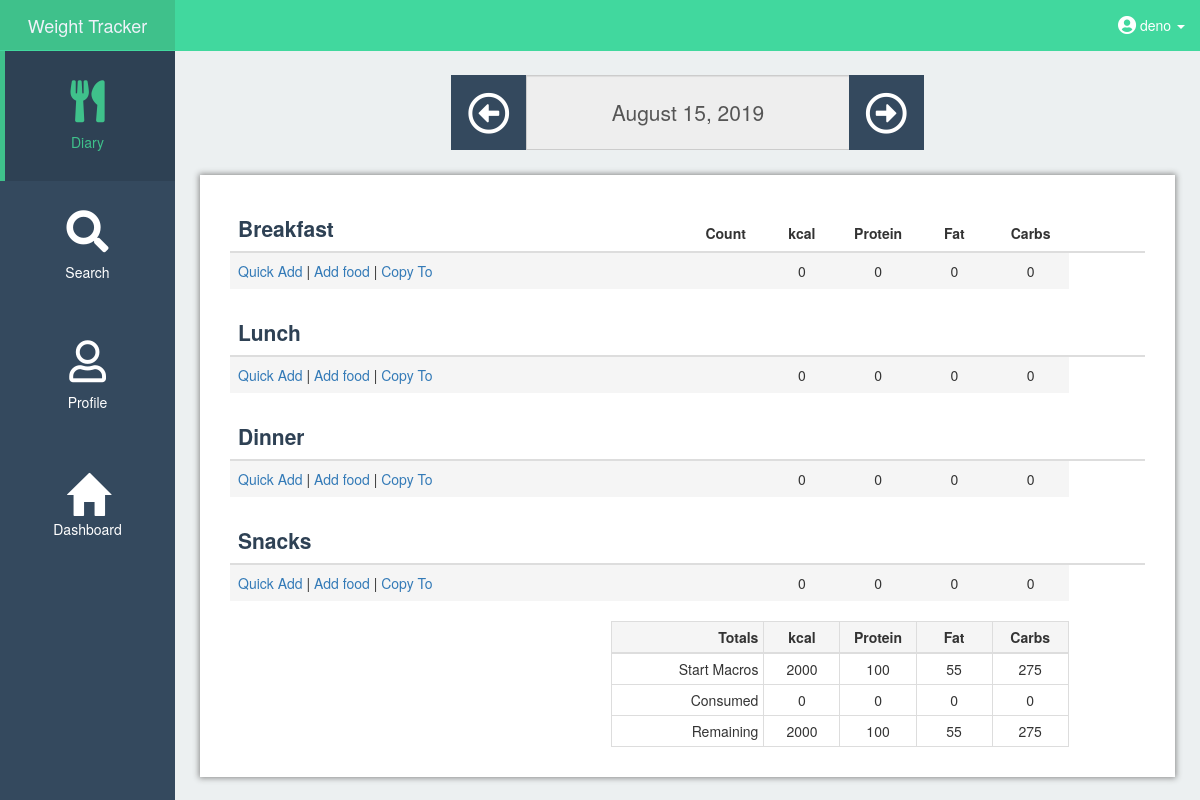
Page /diary (signed in) on the committed database.
### app/models.py (models this page shows, shortened)
class User(UserMixin, db.Model):
    id = db.Column(db.Integer, primary_key=True)
    username = db.Column(db.String(64), index=True, unique=True)
    email = db.Column(db.String(120), index=True, unique=True)
    password_hash = db.Column(db.String(128))
    calories_goal = db.Column(db.Integer(), default=2000)
    carb_goal = db.Column(db.Numeric(), default=.55)
    fat_goal = db.Column(db.Numeric(), default=.25)
    protein_goal = db.Column(db.Numeric(), default=.2)
    carbs_grams = db.Column(db.Integer(), default=275)
    fat_grams = db.Column(db.Integer(), default=55)
    protein_grams = db.Column(db.Integer(), default=100)
    food = db.relationship('Food', backref='user', lazy='dynamic')

### app/routes.py (the view, shortened to what this page needs)
@app.route('/diary', methods=['GET', 'POST'])
@app.route('/diary/<string:date_pick>', methods=['GET', 'POST'])
@login_required
def diary(date_pick=datetime.now().strftime('%B %d, %Y')):
    form = RemoveFood()
    form2 = DiaryDatePicker()
    if request.method == 'GET':
        try:
            datetime.strptime(date_pick, '%B %d, %Y')
        except ValueError:
            return redirect(url_for('diary'))
        session.pop('_flashes', None)
        form2.date.data = date_pick
        foods = Food.query.filter_by(user_id=current_user.get_id(), date=date_pick)
        user = User.query.filter_by(id=current_user.get_id()).first()
        meals = {'Breakfast':0, 'Lunch':0, 'Dinner':0, 'Snacks':0, 'total':0}
        total_cals = dict(meals)
        total_carbs = dict(meals)
        total_protein = dict(meals)
        total_fat = dict(meals)
        return render_template('diary.html', foods=foods, user=user, form=form,
                            form2=form2, total_fat=total_fat,
                            total_cals=total_cals, total_carbs=total_carbs,
                            total_protein=total_protein, date_pick=date_pick)

### app/templates/diary.html (shortened to what this page needs)
{% extends 'base.html' %} {% block app_content %}{% block styles %} {{super()}}
<link rel="stylesheet" href="{{url_for('.static', filename='diary.css')}}"> {% endblock %}
<div id="page-wrapper">
    <div class="container-fluid date-selectors">
        <div class="row">
            <div class="col-xs-12 col-md-6 col-md-offset-3">
                <form method="post">
                    <div class="input-group">
                        <span class="input-group-btn">
                            <button type="submit" class="btn btn-light custom_buttons" name="action" value="back">
                                <i class="far fa-arrow-alt-circle-left fa-3x"></i>
                            </button>
                        </span>
                        {{ form2.date(readonly=true, class_="text-center form-control") }}
                        <span class="input-group-btn">
                            <button type="submit" class="btn btn-light custom_buttons" name="action" value="forward">
                                <i class="far fa-arrow-alt-circle-right fa-3x"></i>
                            </button>
                        </span>
                    </div>
                </form>
            </div>
        </div>
    </div>
    <div class="container-fluid main-content-fluid">
        <table class="table table-hover" style="margin-bottom: 0px;">
            <thead>
                <tr>
                    <th class="col-xs-6 meal-name-header">Breakfast</th>
                    <th class="text-center col-sm-1 col-xs-2">Count</th>
                    <th class="text-center col-sm-1 col-xs-2">kcal</th>
                    <th class="text-center hidden-xs col-sm-1">Protein</th>
                    <th class="text-center hidden-xs col-sm-1">Fat</th>
                    <th class="text-center hidden-xs col-sm-1">Carbs</th>
                    <th class="text-center col-sm-1 col-xs-2"></th>
                </tr>
            </thead>
            <tr class="active">
                <td class="hidden-xs">
                    <span>
                        <a href="{{ url_for('quickadd', date=date_pick, meal='Breakfast') }}">Quick Add</a>
                    </span>
                    <span> | </span>
                    <span>
                        <a href="{{ url_for('search', date=date_pick, meal='Breakfast') }}">Add food</a>
                    </span>
                    <span> | </span>
                    <span>
                            <a href="{{ url_for('copyto', date=date_pick, meal='Breakfast') }}">Copy To</a>
                    </span>
                </td>
                <td class="text-center hidden-xs"></td>
                <td class="text-center hidden-xs">{{ total_cals['Breakfast'] }}</td>
                <td class="text-center hidden-xs">{{ total_protein['Breakfast'] }}</td>
                <td class="text-center hidden-xs">{{ total_fat['Breakfast'] }}</td>
                <td class="text-center hidden-xs">{{ total_carbs['Breakfast'] }}</td>
            </tr>
        </table>
        <br/>
        <table class="table table-hover" style="margin-bottom: 0px;">
            <thead>
                <tr>
                    <th class="col-xs-6 meal-name-header">Lunch</th>
                    <th class="text-center col-sm-1 col-xs-2"></th>
                    <th class="text-center col-sm-1 col-xs-2"></th>
                    <th class="text-center hidden-xs col-sm-1"></th>
                    <th class="text-center hidden-xs col-sm-1"></th>
                    <th class="text-center hidden-xs col-sm-1"></th>
                    <th class="text-center col-sm-1 col-xs-2"></th>
                </tr>
            </thead>
            <tr class="active">
                <td class="hidden-xs">
                    <span>
                        <a href="{{ url_for('quickadd', date=date_pick, meal='Lunch') }}">Quick Add</a>
                    </span>
                    <span> | </span>
                    <span>
                        <a href="{{ url_for('search', date=date_pick, meal='Lunch') }}">Add food</a>
                    </span>
                    <span> | </span>
                    <span>
                        <a href="{{ url_for('copyto', date=date_pick, meal='Lunch') }}">Copy To</a>
                    </span>
                </td>
                <td class="text-center hidden-xs"></td>
                <td class="text-center hidden-xs">{{ total_cals['Lunch'] }}</td>
                <td class="text-center hidden-xs">{{ total_protein['Lunch'] }}</td>
                <td class="text-center hidden-xs">{{ total_fat['Lunch'] }}</td>
                <td class="text-center hidden-xs">{{ total_carbs['Lunch'] }}</td>
            </tr>
        </table>
        <br/>
        <table class="table table-hover" style="margin-bottom: 0px;">
            <thead>
                <tr>
                    <th class="col-xs-6 meal-name-header">Dinner</th>
                    <th class="text-center col-sm-1 col-xs-2"></th>
                    <th class="text-center col-sm-1 col-xs-2"></th>
                    <th class="text-center hidden-xs col-sm-1"></th>
                    <th class="text-center hidden-xs col-sm-1"></th>
                    <th class="text-center hidden-xs col-sm-1"></th>
                    <th class="text-center col-sm-1 col-xs-2"></th>
                </tr>
            </thead>
            <tr class="active">
                <td class="hidden-xs">
                    <span>
                        <a href="{{ url_for('quickadd', date=date_pick, meal='Dinner') }}">Quick Add</a>
                    </span>
                    <span> | </span>
                    <span>
                        <a href="{{ url_for('search', date=date_pick, meal='Dinner') }}">Add food</a>
                    </span>
                    <span> | </span>
                    <span>
                        <a href="{{ url_for('copyto', date=date_pick, meal='Dinner') }}">Copy To</a>
                    </span>
                </td>
                <td class="text-center hidden-xs"></td>
                <td class="text-center hidden-xs">{{ total_cals['Dinner'] }}</td>
                <td class="text-center hidden-xs">{{ total_protein['Dinner'] }}</td>
                <td class="text-center hidden-xs">{{ total_fat['Dinner'] }}</td>
                <td class="text-center hidden-xs">{{ total_carbs['Dinner'] }}</td>
            </tr>
        </table>
        <br/>
        <table class="table table-hover">
            <thead>
                <tr>
                    <th class="col-xs-6 meal-name-header">Snacks</th>
                    <th class="text-center col-sm-1 col-xs-2"></th>
                    <th class="text-center col-sm-1 col-xs-2"></th>
                    <th class="text-center hidden-xs col-sm-1"></th>
                    <th class="text-center hidden-xs col-sm-1"></th>
                    <th class="text-center hidden-xs col-sm-1"></th>
                    <th class="text-center col-sm-1 col-xs-2"></th>
                </tr>
            </thead>
            <tr class="active">
                <td class="hidden-xs">
                    <span>
                        <a href="{{ url_for('quickadd', date=date_pick, meal='Snacks') }}">Quick Add</a>
                    </span>
                    <span> | </span>
                    <span>
                        <a href="{{ url_for('search', date=date_pick, meal='Snacks') }}">Add food</a>
                    </span>
                    <span> | </span>
                    <span>
                        <a href="{{ url_for('copyto', date=date_pick, meal='Snacks') }}">Copy To</a>
                    </span>
                </td>
                <td class="text-center hidden-xs"></td>
                <td class="text-center hidden-xs">{{ total_cals['Snacks'] }}</td>
                <td class="text-center hidden-xs">{{ total_protein['Snacks'] }}</td>
                <td class="text-center hidden-xs">{{ total_fat['Snacks'] }}</td>
                <td class="text-center hidden-xs">{{ total_carbs['Snacks'] }}</td>
            </tr>
        </table>
        <br/>
        <div style="padding: 0px" class="col-sm-6 col-sm-offset-5">
            <table class="table table-condensed table-bordered">
                <thead>
                    <tr class="active">
                        <th class="text-right col-sm-4">Totals</th>
                        <th class="text-center col-sm-2">kcal</th>
                        <th class="text-center col-sm-2">Protein</th>
                        <th class="text-center col-sm-2">Fat</th>
                        <th class="text-center col-sm-2">Carbs</th>
                    </tr>
                </thead>
                <tr>
                    <td class="text-right">Start Macros</td>
                    <td class="text-center">{{ user.calories_goal }}</td>
                    <td class="text-center">{{ user.protein_grams }}</td>
                    <td class="text-center">{{ user.fat_grams }}</td>
                    <td class="text-center">{{ user.carbs_grams }}</td>
                </tr>
                <tr>
                    <td class="text-right">Consumed</td>
                    <td class="text-center">{{ total_cals['total'] }}</td>
                    <td class="text-center">{{ total_protein['total'] }}</td>
                    <td class="text-center">{{ total_fat['total'] }}</td>
                    <td class="text-center">{{ total_carbs['total'] }}</td>
                </tr>
                <tr>
                    <td class="text-right">Remaining</td>
                    <td class="text-center">{{ user.calories_goal - total_cals['total'] }}</td>
                    <td class="text-center">{{ user.protein_grams - total_protein['total'] }}</td>
                    <td class="text-center">{{ user.fat_grams - total_fat['total'] }}</td>
                    <td class="text-center">{{ user.carbs_grams - total_carbs['total'] }}</td>
                </tr>
            </table>
        </div>
    </div>
</div>
{% endblock %}

### app/templates/base.html (shortened to what this page needs)
{% extends 'bootstrap/base.html' %} {% block title %}  weight-Tracker-App {% endblock %} {% block navbar %} {% block
styles %} {{super()}}
<link rel="stylesheet" href="{{url_for('.static', filename='navbar_style_custom.css')}}">
<link rel="stylesheet" href="{{url_for('.static', filename='global.css')}}">
<link rel="stylesheet" href="https://stackpath.bootstrapcdn.com/font-awesome/4.7.0/css/font-awesome.min.css">
<link href="https://use.fontawesome.com/releases/v5.0.11/css/all.css" rel="stylesheet"> {% endblock %}
<div id="wrapper">
	<nav class="navbar navbar-default navbar-fixed-top">
		<div class="navbar-header">
			<a class="navbar-brand text-center" href="{{ url_for('home') }}">Weight Tracker</a>
		</div>
		<ul class="nav navbar-right top-nav hidden-xs">
			{% if current_user.is_anonymous %}
			<li><a href="{{ url_for('login') }}">Login</a></li>
			{% else %}
			<li class="dropdown">
				<a href="#" class="dropdown-toggle" data-toggle="dropdown">
					<span><i class="fas fa-user-circle fa-lg"></i></span>
					<span> {{ current_user.username }}</span>
					<b class="caret"></b>
				</a>
			</li>
			{% endif %}
		</ul>
		<div class="collapse navbar-collapse navbar-ex1-collapse">
			<ul class="nav navbar-nav side-nav">
				{% if current_user.is_anonymous %}
				<li {% if 'login' in request.path %}class="active" {% endif %} class="hidden-sm hidden-md hidden-lg">
					<a href="{{ url_for('login')}}">
						<div class="outer">
							<div class="middle">
								<div class="inner">
									<i class="navbar-icons fas fa-sign-in-alt fa-3x"></i>
									<br/>Log In
								</div>
							</div>
						</div>
					</a>
				</li>
				{% else %}
				<li {% if 'diary' in request.path %}class="active" {% endif %}>
					<a href="{{ url_for('diary')}}">
						<div class="outer">
							<div class="middle">
								<div class="inner">
									<i class="navbar-icons fas fa-utensils fa-3x"></i>
									<br/>Diary
								</div>
							</div>
						</div>
					</a>
				</li>
				<li {% if 'search' in request.path %}class="active" {% endif %}>
					<a href="{{ url_for('search') }}">
						<div class="outer">
							<div class="middle">
								<div class="inner">
									<i class="navbar-icons fas fa-search fa-3x"></i>
									<br/>Search
								</div>
							</div>
						</div>
					</a>
				</li>
				<li {% if 'profile' in request.path %}class="active" {% endif %}>
					<a href="{{ url_for('profile') }}">
						<div class="outer">
							<div class="middle">
								<div class="inner">
									<i class="navbar-icons far fa-user fa-3x"></i>
									<br />Profile
								</div>
							</div>
						</div>
					</a>
				</li>
				<li {% if 'dashboard' in request.path %}class="active" {% endif %}>
					<a href="{{ url_for('dashboard') }}">
						<div class="outer">
							<div class="middle">
								<div class="inner">
									<span class="glyphicon glyphicon-home fa-3x"></span>
									<br />Dashboard
								</div>
							</div>
						</div>
					</a>
				</li>
				{% endif %}
			</ul>
		</div>
	</nav>
	{% endblock %} {% block content %}   {% block app_content
	%}{% endblock %} {% endblock %}

### rows in the picture
User: username "deno", calories_goal "2000", protein_grams "100", fat_grams "55", carbs_grams "275", user.calories_goal-total_cals['total'] "2000", user.protein_grams-total_protein['total'] "100", user.fat_grams-total_fat['total'] "55", user.carbs_grams-total_carbs['total'] "275"

### other values in the picture
{{ total_cals['Breakfast'] }} "0"
{{ total_protein['Breakfast'] }} "0"
{{ total_fat['Breakfast'] }} "0"
{{ total_carbs['Breakfast'] }} "0"
{{ total_cals['Lunch'] }} "0"
{{ total_protein['Lunch'] }} "0"
{{ total_fat['Lunch'] }} "0"
{{ total_carbs['Lunch'] }} "0"
{{ total_cals['Dinner'] }} "0"
{{ total_protein['Dinner'] }} "0"
{{ total_fat['Dinner'] }} "0"
{{ total_carbs['Dinner'] }} "0"
{{ total_cals['Snacks'] }} "0"
{{ total_protein['Snacks'] }} "0"
{{ total_fat['Snacks'] }} "0"
